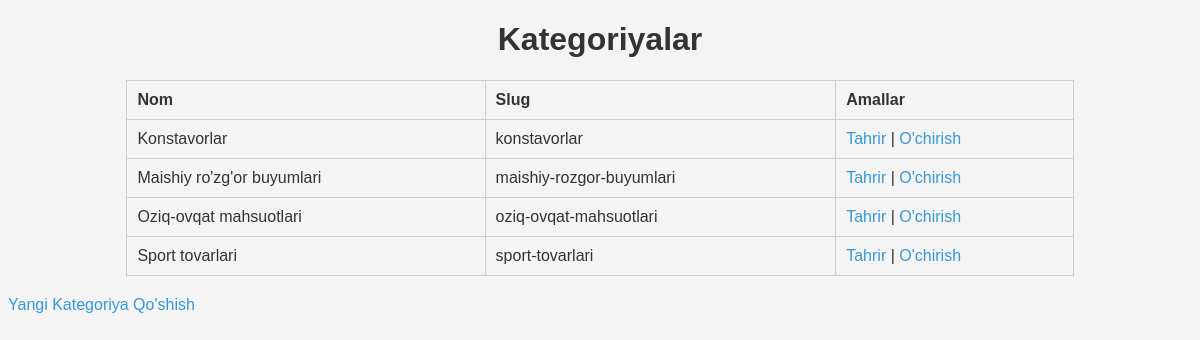
/admin_panel/categories/, run on an earlier commit of the app's database.
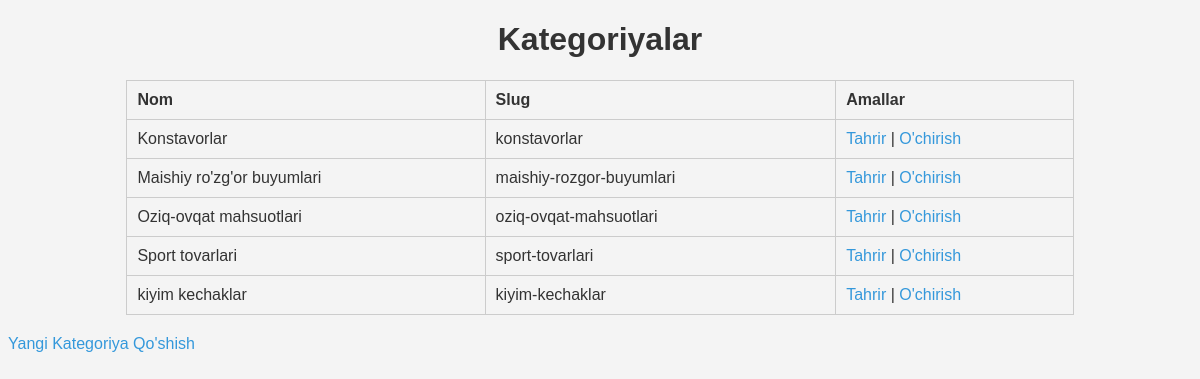
And on a later commit of the database.
### shop/models.py (models this page shows, shortened)
class Category(models.Model):
    name = models.CharField(max_length=550)
    slug = models.SlugField(max_length=200, unique=True)
    class Meta:
        ordering = ['name']
        indexes = [
            models.Index(fields=['name']),
        ]
        verbose_name = 'category'
        verbose_name_plural = 'categories'

### admin_panel/views.py (the view)
# urls.py: path('categories/', CategoryListView.as_view(), name='category_list'),
class CategoryListView(ListView):
    model = Category
    template_name = 'admin_panel/category_list.html'
    context_object_name = 'categories'

### cart/context_processors.py (called while the page is built)
def cart(request):
    return {'cart': Cart(request)}

### admin_panel/templates/admin_panel/category_list.html (shortened to what this page needs)
{% load static %}
<!DOCTYPE html>
<html lang="en">
<head>
    <link rel="stylesheet" href="{% static 'admin_panel/styles.css' %}">
</head>
<body>
    <h1>Kategoriyalar</h1>
    <table>
        <tr>
            <th>Nom</th>
            <th>Slug</th>
            <th>Amallar</th>
        </tr>
        {% for category in categories %}
        <tr>
            <td>{{ category.name }}</td>
            <td>{{ category.slug }}</td>
            <td>
                <a href="{% url 'admin_panel:category_edit' category.id %}">Tahrir</a> |
                <a href="{% url 'admin_panel:category_delete' category.id %}">O'chirish</a>
            </td>
        </tr>
        {% endfor %}
    </table>
    <a href="{% url 'admin_panel:category_create' %}">Yangi Kategoriya Qo'shish</a>
</body>
</html>

What changed in the data, as far as the page shows it:
added Category: name "kiyim kechaklar", slug "kiyim-kechaklar"
